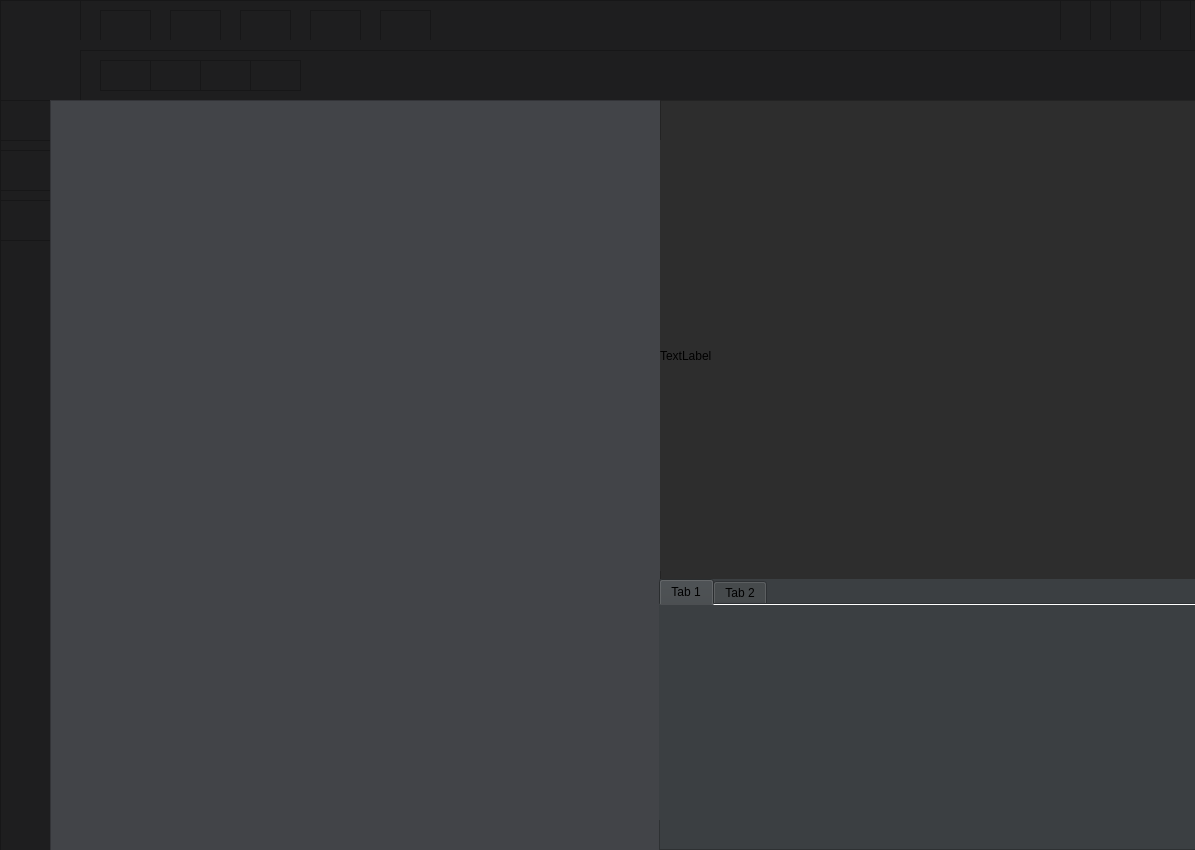
<?xml version="1.0" encoding="UTF-8"?>
<ui version="4.0">
 <class>MainWindow</class>
 <widget class="QMainWindow" name="MainWindow">
  <property name="geometry">
   <rect>
    <x>0</x>
    <y>0</y>
    <width>1195</width>
    <height>850</height>
   </rect>
  </property>
  <property name="windowTitle">
   <string>MainWindow</string>
  </property>
  <widget class="QWidget" name="centralwidget">
   <widget class="QFrame" name="frame">
    <property name="geometry">
     <rect>
      <x>0</x>
      <y>0</y>
      <width>81</width>
      <height>101</height>
     </rect>
    </property>
    <property name="styleSheet">
     <string notr="true">image: url(:/图标/logo.png);
background-color: rgb(30, 30, 31);</string>
    </property>
    <property name="frameShape">
     <enum>QFrame::StyledPanel</enum>
    </property>
    <property name="frameShadow">
     <enum>QFrame::Raised</enum>
    </property>
   </widget>
   <widget class="QFrame" name="frame_2">
    <property name="geometry">
     <rect>
      <x>80</x>
      <y>0</y>
      <width>1121</width>
      <height>41</height>
     </rect>
    </property>
    <property name="styleSheet">
     <string notr="true">background-color: rgb(30, 30, 31);</string>
    </property>
    <property name="frameShape">
     <enum>QFrame::StyledPanel</enum>
    </property>
    <property name="frameShadow">
     <enum>QFrame::Raised</enum>
    </property>
    <widget class="QFrame" name="frame_3">
     <property name="geometry">
      <rect>
       <x>980</x>
       <y>0</y>
       <width>31</width>
       <height>51</height>
      </rect>
     </property>
     <property name="styleSheet">
      <string notr="true">background-color: rgb(30, 30, 31);
image: url(:/最小化/hideAsset 53.png);</string>
     </property>
     <property name="frameShape">
      <enum>QFrame::StyledPanel</enum>
     </property>
     <property name="frameShadow">
      <enum>QFrame::Raised</enum>
     </property>
    </widget>
    <widget class="QFrame" name="frame_4">
     <property name="enabled">
      <bool>true</bool>
     </property>
     <property name="geometry">
      <rect>
       <x>1030</x>
       <y>0</y>
       <width>31</width>
       <height>51</height>
      </rect>
     </property>
     <property name="styleSheet">
      <string notr="true">background-color: rgb(30, 30, 31);
image: url(:/最大化/max.png);</string>
     </property>
     <property name="frameShape">
      <enum>QFrame::StyledPanel</enum>
     </property>
     <property name="frameShadow">
      <enum>QFrame::Raised</enum>
     </property>
    </widget>
    <widget class="QFrame" name="frame_5">
     <property name="geometry">
      <rect>
       <x>1080</x>
       <y>0</y>
       <width>31</width>
       <height>51</height>
      </rect>
     </property>
     <property name="mouseTracking">
      <bool>true</bool>
     </property>
     <property name="styleSheet">
      <string notr="true">background-color: rgb(30, 30, 31);
image: url(:/关闭/closeAsset 43.png);</string>
     </property>
     <property name="frameShape">
      <enum>QFrame::StyledPanel</enum>
     </property>
     <property name="frameShadow">
      <enum>QFrame::Raised</enum>
     </property>
    </widget>
    <widget class="QFrame" name="frame_7">
     <property name="geometry">
      <rect>
       <x>20</x>
       <y>10</y>
       <width>51</width>
       <height>31</height>
      </rect>
     </property>
     <property name="styleSheet">
      <string notr="true">image: url(:/文件/file.png);</string>
     </property>
     <property name="frameShape">
      <enum>QFrame::StyledPanel</enum>
     </property>
     <property name="frameShadow">
      <enum>QFrame::Raised</enum>
     </property>
    </widget>
    <widget class="QFrame" name="frame_8">
     <property name="geometry">
      <rect>
       <x>90</x>
       <y>10</y>
       <width>51</width>
       <height>31</height>
      </rect>
     </property>
     <property name="styleSheet">
      <string notr="true">image: url(:/视图/shitu.png);</string>
     </property>
     <property name="frameShape">
      <enum>QFrame::StyledPanel</enum>
     </property>
     <property name="frameShadow">
      <enum>QFrame::Raised</enum>
     </property>
    </widget>
    <widget class="QFrame" name="frame_9">
     <property name="geometry">
      <rect>
       <x>160</x>
       <y>10</y>
       <width>51</width>
       <height>31</height>
      </rect>
     </property>
     <property name="styleSheet">
      <string notr="true">image: url(:/工具/tool.png);</string>
     </property>
     <property name="frameShape">
      <enum>QFrame::StyledPanel</enum>
     </property>
     <property name="frameShadow">
      <enum>QFrame::Raised</enum>
     </property>
    </widget>
    <widget class="QFrame" name="frame_10">
     <property name="geometry">
      <rect>
       <x>230</x>
       <y>10</y>
       <width>51</width>
       <height>31</height>
      </rect>
     </property>
     <property name="styleSheet">
      <string notr="true">image: url(:/设置/setting.png);</string>
     </property>
     <property name="frameShape">
      <enum>QFrame::StyledPanel</enum>
     </property>
     <property name="frameShadow">
      <enum>QFrame::Raised</enum>
     </property>
    </widget>
    <widget class="QFrame" name="frame_11">
     <property name="geometry">
      <rect>
       <x>300</x>
       <y>10</y>
       <width>51</width>
       <height>31</height>
      </rect>
     </property>
     <property name="styleSheet">
      <string notr="true">image: url(:/帮助/help.png);</string>
     </property>
     <property name="frameShape">
      <enum>QFrame::StyledPanel</enum>
     </property>
     <property name="frameShadow">
      <enum>QFrame::Raised</enum>
     </property>
    </widget>
   </widget>
   <widget class="QLabel" name="label">
    <property name="geometry">
     <rect>
      <x>80</x>
      <y>40</y>
      <width>1121</width>
      <height>16</height>
     </rect>
    </property>
    <property name="autoFillBackground">
     <bool>false</bool>
    </property>
    <property name="styleSheet">
     <string notr="true">background-color: rgb(30, 30, 31);</string>
    </property>
    <property name="text">
     <string/>
    </property>
    <property name="pixmap">
     <pixmap resource="line.qrc">:/分割线/line.png</pixmap>
    </property>
    <property name="scaledContents">
     <bool>true</bool>
    </property>
   </widget>
   <widget class="QFrame" name="frame_6">
    <property name="geometry">
     <rect>
      <x>80</x>
      <y>50</y>
      <width>1121</width>
      <height>51</height>
     </rect>
    </property>
    <property name="styleSheet">
     <string notr="true">background-color: rgb(30, 30, 31);</string>
    </property>
    <property name="frameShape">
     <enum>QFrame::StyledPanel</enum>
    </property>
    <property name="frameShadow">
     <enum>QFrame::Raised</enum>
    </property>
    <widget class="QFrame" name="frame_12">
     <property name="geometry">
      <rect>
       <x>20</x>
       <y>10</y>
       <width>51</width>
       <height>31</height>
      </rect>
     </property>
     <property name="styleSheet">
      <string notr="true">image: url(:/文件/file_logo.png);</string>
     </property>
     <property name="frameShape">
      <enum>QFrame::StyledPanel</enum>
     </property>
     <property name="frameShadow">
      <enum>QFrame::Raised</enum>
     </property>
    </widget>
    <widget class="QFrame" name="frame_13">
     <property name="geometry">
      <rect>
       <x>120</x>
       <y>10</y>
       <width>51</width>
       <height>31</height>
      </rect>
     </property>
     <property name="styleSheet">
      <string notr="true">image: url(:/保存/save.png);</string>
     </property>
     <property name="frameShape">
      <enum>QFrame::StyledPanel</enum>
     </property>
     <property name="frameShadow">
      <enum>QFrame::Raised</enum>
     </property>
    </widget>
    <widget class="QFrame" name="frame_14">
     <property name="geometry">
      <rect>
       <x>70</x>
       <y>10</y>
       <width>51</width>
       <height>31</height>
      </rect>
     </property>
     <property name="styleSheet">
      <string notr="true">image: url(:/新建/new.png);</string>
     </property>
     <property name="frameShape">
      <enum>QFrame::StyledPanel</enum>
     </property>
     <property name="frameShadow">
      <enum>QFrame::Raised</enum>
     </property>
    </widget>
    <widget class="QFrame" name="frame_15">
     <property name="geometry">
      <rect>
       <x>170</x>
       <y>10</y>
       <width>51</width>
       <height>31</height>
      </rect>
     </property>
     <property name="styleSheet">
      <string notr="true">image: url(:/运行/run.png);</string>
     </property>
     <property name="frameShape">
      <enum>QFrame::StyledPanel</enum>
     </property>
     <property name="frameShadow">
      <enum>QFrame::Raised</enum>
     </property>
    </widget>
   </widget>
   <widget class="QFrame" name="frame_16">
    <property name="geometry">
     <rect>
      <x>0</x>
      <y>100</y>
      <width>51</width>
      <height>751</height>
     </rect>
    </property>
    <property name="styleSheet">
     <string notr="true">background-color: rgb(30, 30, 31);</string>
    </property>
    <property name="frameShape">
     <enum>QFrame::StyledPanel</enum>
    </property>
    <property name="frameShadow">
     <enum>QFrame::Raised</enum>
    </property>
    <widget class="QFrame" name="frame_20">
     <property name="geometry">
      <rect>
       <x>0</x>
       <y>0</y>
       <width>51</width>
       <height>41</height>
      </rect>
     </property>
     <property name="styleSheet">
      <string notr="true">image: url(:/输入/input.png);</string>
     </property>
     <property name="frameShape">
      <enum>QFrame::StyledPanel</enum>
     </property>
     <property name="frameShadow">
      <enum>QFrame::Raised</enum>
     </property>
    </widget>
    <widget class="QFrame" name="frame_21">
     <property name="geometry">
      <rect>
       <x>0</x>
       <y>50</y>
       <width>51</width>
       <height>41</height>
      </rect>
     </property>
     <property name="styleSheet">
      <string notr="true">image: url(:/相机/camera.png);</string>
     </property>
     <property name="frameShape">
      <enum>QFrame::StyledPanel</enum>
     </property>
     <property name="frameShadow">
      <enum>QFrame::Raised</enum>
     </property>
    </widget>
    <widget class="QFrame" name="frame_22">
     <property name="geometry">
      <rect>
       <x>0</x>
       <y>100</y>
       <width>51</width>
       <height>41</height>
      </rect>
     </property>
     <property name="styleSheet">
      <string notr="true">image: url(:/输出/output.png);</string>
     </property>
     <property name="frameShape">
      <enum>QFrame::StyledPanel</enum>
     </property>
     <property name="frameShadow">
      <enum>QFrame::Raised</enum>
     </property>
    </widget>
   </widget>
   <widget class="QFrame" name="frame_17">
    <property name="geometry">
     <rect>
      <x>50</x>
      <y>100</y>
      <width>611</width>
      <height>751</height>
     </rect>
    </property>
    <property name="styleSheet">
     <string notr="true">background-color: rgb(66, 68, 72);</string>
    </property>
    <property name="frameShape">
     <enum>QFrame::StyledPanel</enum>
    </property>
    <property name="frameShadow">
     <enum>QFrame::Raised</enum>
    </property>
   </widget>
   <widget class="QFrame" name="frame_18">
    <property name="geometry">
     <rect>
      <x>660</x>
      <y>100</y>
      <width>541</width>
      <height>481</height>
     </rect>
    </property>
    <property name="focusPolicy">
     <enum>Qt::ClickFocus</enum>
    </property>
    <property name="styleSheet">
     <string notr="true">background-color: rgb(45, 45, 45);</string>
    </property>
    <property name="frameShape">
     <enum>QFrame::StyledPanel</enum>
    </property>
    <property name="frameShadow">
     <enum>QFrame::Raised</enum>
    </property>
    <widget class="QLabel" name="label_2">
     <property name="geometry">
      <rect>
       <x>0</x>
       <y>40</y>
       <width>531</width>
       <height>431</height>
      </rect>
     </property>
     <property name="text">
      <string>TextLabel</string>
     </property>
    </widget>
   </widget>
   <widget class="QFrame" name="frame_19">
    <property name="geometry">
     <rect>
      <x>659</x>
      <y>579</y>
      <width>541</width>
      <height>271</height>
     </rect>
    </property>
    <property name="styleSheet">
     <string notr="true">background-color: rgb(59, 63, 66);</string>
    </property>
    <property name="frameShape">
     <enum>QFrame::StyledPanel</enum>
    </property>
    <property name="frameShadow">
     <enum>QFrame::Raised</enum>
    </property>
    <widget class="QTabWidget" name="tabWidget">
     <property name="geometry">
      <rect>
       <x>0</x>
       <y>0</y>
       <width>541</width>
       <height>241</height>
      </rect>
     </property>
     <property name="styleSheet">
      <string notr="true">background-color: rgb(59, 63, 66);
border-top-color: rgb(59, 63, 66);
border-top-color: rgb(59, 63, 66);
border-left-color: rgb(59, 63, 66);</string>
     </property>
     <property name="tabShape">
      <enum>QTabWidget::Rounded</enum>
     </property>
     <property name="currentIndex">
      <number>0</number>
     </property>
     <property name="elideMode">
      <enum>Qt::ElideNone</enum>
     </property>
     <property name="documentMode">
      <bool>true</bool>
     </property>
     <property name="tabsClosable">
      <bool>false</bool>
     </property>
     <property name="movable">
      <bool>false</bool>
     </property>
     <widget class="QWidget" name="tab">
      <attribute name="title">
       <string>Tab 1</string>
      </attribute>
     </widget>
     <widget class="QWidget" name="tab_2">
      <attribute name="title">
       <string>Tab 2</string>
      </attribute>
     </widget>
    </widget>
   </widget>
  </widget>
  <widget class="QMenuBar" name="menubar">
   <property name="geometry">
    <rect>
     <x>0</x>
     <y>0</y>
     <width>1195</width>
     <height>23</height>
    </rect>
   </property>
  </widget>
 </widget>
 <resources>
  <include location="min.qrc"/>
  <include location="output.qrc"/>
  <include location="camera.qrc"/>
  <include location="input.qrc"/>
  <include location="run.qrc"/>
  <include location="new_file.qrc"/>
  <include location="save.qrc"/>
  <include location="file_logo.qrc"/>
  <include location="help.qrc"/>
  <include location="setting.qrc"/>
  <include location="tool.qrc"/>
  <include location="shitu.qrc"/>
  <include location="file.qrc"/>
  <include location="logo.qrc"/>
  <include location="line.qrc"/>
  <include location="close.qrc"/>
  <include location="max.qrc"/>
 </resources>
 <connections/>
</ui>
